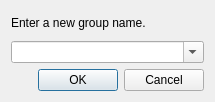
<?xml version="1.0" encoding="UTF-8"?>
<ui version="4.0">
 <class>DialogChangeGroup</class>
 <widget class="QDialog" name="DialogChangeGroup">
  <property name="geometry">
   <rect>
    <x>0</x>
    <y>0</y>
    <width>215</width>
    <height>102</height>
   </rect>
  </property>
  <property name="windowTitle">
   <string>Group name</string>
  </property>
  <layout class="QVBoxLayout" name="verticalLayout">
   <item>
    <widget class="QLabel" name="label">
     <property name="text">
      <string>Enter a new group name.</string>
     </property>
    </widget>
   </item>
   <item>
    <widget class="QComboBox" name="combo_box">
     <property name="editable">
      <bool>true</bool>
     </property>
    </widget>
   </item>
   <item>
    <widget class="QDialogButtonBox" name="dialog_button_box">
     <property name="layoutDirection">
      <enum>Qt::LeftToRight</enum>
     </property>
     <property name="orientation">
      <enum>Qt::Horizontal</enum>
     </property>
     <property name="standardButtons">
      <set>QDialogButtonBox::Cancel|QDialogButtonBox::Ok</set>
     </property>
    </widget>
   </item>
  </layout>
 </widget>
 <resources/>
 <connections>
  <connection>
   <sender>dialog_button_box</sender>
   <signal>accepted()</signal>
   <receiver>DialogChangeGroup</receiver>
   <slot>accept()</slot>
   <hints>
    <hint type="sourcelabel">
     <x>248</x>
     <y>254</y>
    </hint>
    <hint type="destinationlabel">
     <x>157</x>
     <y>274</y>
    </hint>
   </hints>
  </connection>
  <connection>
   <sender>dialog_button_box</sender>
   <signal>rejected()</signal>
   <receiver>DialogChangeGroup</receiver>
   <slot>reject()</slot>
   <hints>
    <hint type="sourcelabel">
     <x>316</x>
     <y>260</y>
    </hint>
    <hint type="destinationlabel">
     <x>286</x>
     <y>274</y>
    </hint>
   </hints>
  </connection>
 </connections>
</ui>
